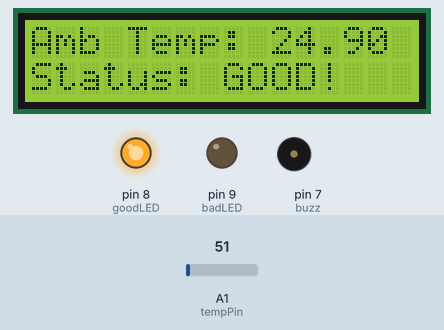
Simulated run of this sketch. Board: Arduino Uno, built with avr-gcc and run on an emulated ATmega328P. Shown: 16×2 character LCD, output pins drawn as LEDs (lit = HIGH), buzzer (waves = sounding, pin HIGH). Inputs (shaded band) come from the test bench; at power-on: A1 (tempPin) = 51. What the sketch prints to the serial monitor is not drawn.

Above: at 1.3 s.
1.4 s: A1 (tempPin) set to 67
At 3.3 s:
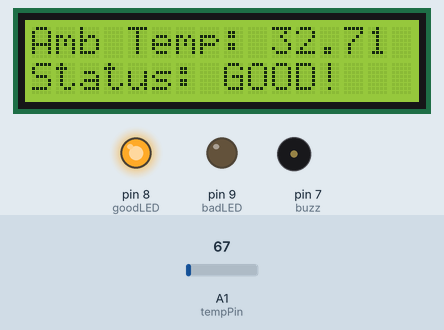
3.7 s: A1 (tempPin) set to 77
At 6.2 s:
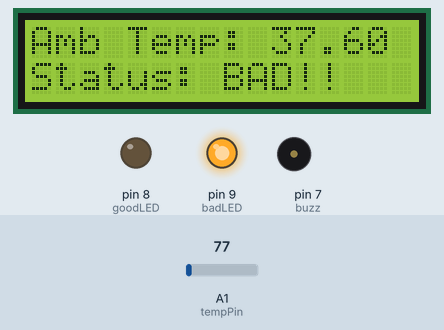
6.8 s: A1 (tempPin) set to 71
At 8.4 s:
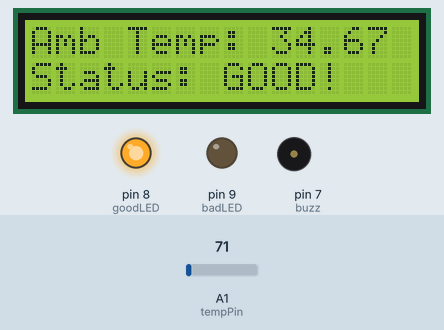
Timing chart, 0 to 9.9 s (numbered marks = the images above; inputs shaded):
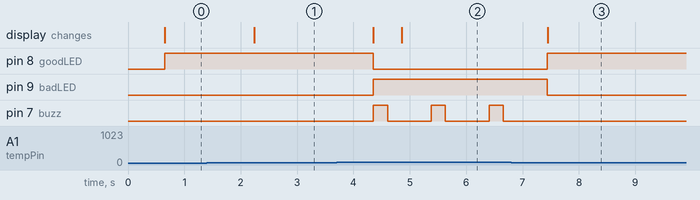

Measured:
- the behaviour switches between 73 and 74 on A1 (tempPin) (found by bisection; images 1 and 2)
- after the input at 1.4 s, the display: changes after 0.84 s (image 1)
- after the input at 3.7 s, pin 8 (goodLED): HIGH → LOW after 0.65 s; pin 9 (badLED): LOW → HIGH after 0.65 s; pin 7 (buzz): alternates HIGH for 0.25 s and LOW for 0.78 s, starting after 0.65 s; the display: first changes after 0.65 s (image 2 shows a later state)
- after the input at 6.8 s, pin 8 (goodLED): LOW → HIGH after 0.64 s; pin 9 (badLED): HIGH → LOW after 0.64 s; pin 7 (buzz): stops changing and stays LOW; the display: changes after 0.64 s (image 3)

The sketch:

lm35.ino
```cpp
#include <Wire.h>
#include <LiquidCrystal_I2C.h>

LiquidCrystal_I2C lcd(0x27, 16, 2);

// Initialize variables
float temp;
float tempC;

int tempPin = A1; // analog input pin
int sampleTime = 500; // 1 second dafault

int goodLED = 8;
int badLED = 9;

int buzz = 7;

void setup() {

  // initialize serial communication at 9600 bits per second:
  Serial.begin(9600);

  // Initialize LCD pin connections
  lcd.init();
  lcd.begin(16, 2);
  lcd.backlight();

  pinMode(goodLED, OUTPUT);
  pinMode(badLED, OUTPUT);

  pinMode(buzz, OUTPUT);

}

void loop() {

  temp = analogRead(tempPin);
  Serial.print("RAW DATA: ");
  Serial.print (temp);
  Serial.println(" ");


  //converts raw data into degrees celsius and prints it out
  // 500mV/1024=.48828125
  tempC = temp * 0.48828125;
  Serial.print("CELSIUS: ");
  Serial.print(tempC);
  Serial.println("*C ");
  delay(sampleTime);

  lcd.setCursor(0, 0);
  lcd.print("Amb Temp: ");
  lcd.print(tempC);


  lcd.setCursor(0, 1);
  lcd.print("Status: ");

  // Main functionality
  if (tempC <= 36.13) {
    digitalWrite(goodLED, HIGH);
    digitalWrite(badLED, LOW);
    digitalWrite(buzz, LOW);
    Serial.println("Status: GOOD!");
    lcd.print("GOOD!");
  }
  else if (tempC > 36.13) {
    digitalWrite(goodLED, LOW);
    digitalWrite(badLED, HIGH);
    digitalWrite(buzz, HIGH);
    delay(250);
    digitalWrite(buzz, LOW);
    delay(250);
    Serial.println("Status: BAD!");
    lcd.print("BAD!");
  }
  else {
    digitalWrite(goodLED, LOW);
    digitalWrite(badLED, LOW);
    digitalWrite(buzz, LOW);
  }

}
```
